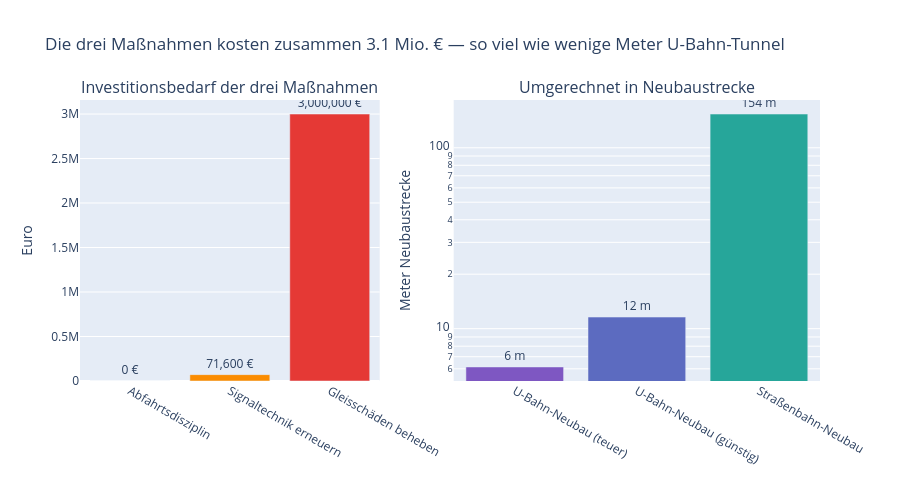

The cell this chart's notebook holds for it:
### Code cell
fig = make_subplots(rows=1, cols=2, column_widths=[0.45, 0.55],
                    subplot_titles=["Investitionsbedarf der drei Maßnahmen",
                                    "Umgerechnet in Neubaustrecke"])

fig.add_trace(go.Bar(
    x=massnahmen["Maßnahme"], y=massnahmen["Investition €"],
    marker_color=["#43A047", "#FB8C00", "#E53935"],
    text=[f"{v:,.0f} €" for v in massnahmen["Investition €"]],
    textposition="outside", showlegend=False,
), row=1, col=1)

fig.add_trace(go.Bar(
    x=vergleich["Bezug"], y=vergleich["entspricht … Meter"],
    marker_color=["#7E57C2", "#5C6BC0", "#26A69A"],
    text=[f"{v:,.0f} m" for v in vergleich["entspricht … Meter"]],
    textposition="outside", showlegend=False,
), row=1, col=2)

fig.update_yaxes(title_text="Euro", row=1, col=1)
fig.update_yaxes(title_text="Meter Neubaustrecke", type="log", row=1, col=2)
fig.update_layout(
    title=f"Die drei Maßnahmen kosten zusammen {summe_massnahmen/1e6:.1f} Mio. € — "
          f"so viel wie wenige Meter U-Bahn-Tunnel",
    height=480,
)
fig.show()

### Figure 1 — Plotly figure (JSON) as saved in the notebook; plotly's stock layout.template omitted (floating-point values rounded to 4 significant figures)
{"data": [{"marker": {"color": ["#43A047", "#FB8C00", "#E53935"]}, "showlegend": false, "text": ["0 €", "71,600 €", "3,000,000 €"], "textposition": "outside", "type": "bar", "x": ["Abfahrtsdisziplin", "Signaltechnik erneuern", "Gleisschäden beheben"], "xaxis": "x", "y": [0.0, 71600.0, 3000000.0], "yaxis": "y"}, {"marker": {"color": ["#7E57C2", "#5C6BC0", "#26A69A"]}, "showlegend": false, "text": ["6 m", "12 m", "154 m"], "textposition": "outside", "type": "bar", "x": ["U-Bahn-Neubau (teuer)", "U-Bahn-Neubau (günstig)", "Straßenbahn-Neubau"], "xaxis": "x2", "y": [6.143, 11.59, 153.6], "yaxis": "y2"}], "layout": {"annotations": [{"font": {"size": 16}, "showarrow": false, "text": "Investitionsbedarf der drei Maßnahmen", "x": 0.2025, "xanchor": "center", "xref": "paper", "y": 1.0, "yanchor": "bottom", "yref": "paper"}, {"font": {"size": 16}, "showarrow": false, "text": "Umgerechnet in Neubaustrecke", "x": 0.7525, "xanchor": "center", "xref": "paper", "y": 1.0, "yanchor": "bottom", "yref": "paper"}], "height": 480, "title": {"text": "Die drei Maßnahmen kosten zusammen 3.1 Mio. € — so viel wie wenige Meter U-Bahn-Tunnel"}, "xaxis": {"anchor": "y", "domain": [0.0, 0.405]}, "xaxis2": {"anchor": "y2", "domain": [0.505, 1.0]}, "yaxis": {"anchor": "x", "domain": [0.0, 1.0], "title": {"text": "Euro"}}, "yaxis2": {"anchor": "x2", "domain": [0.0, 1.0], "title": {"text": "Meter Neubaustrecke"}, "type": "log"}}}
